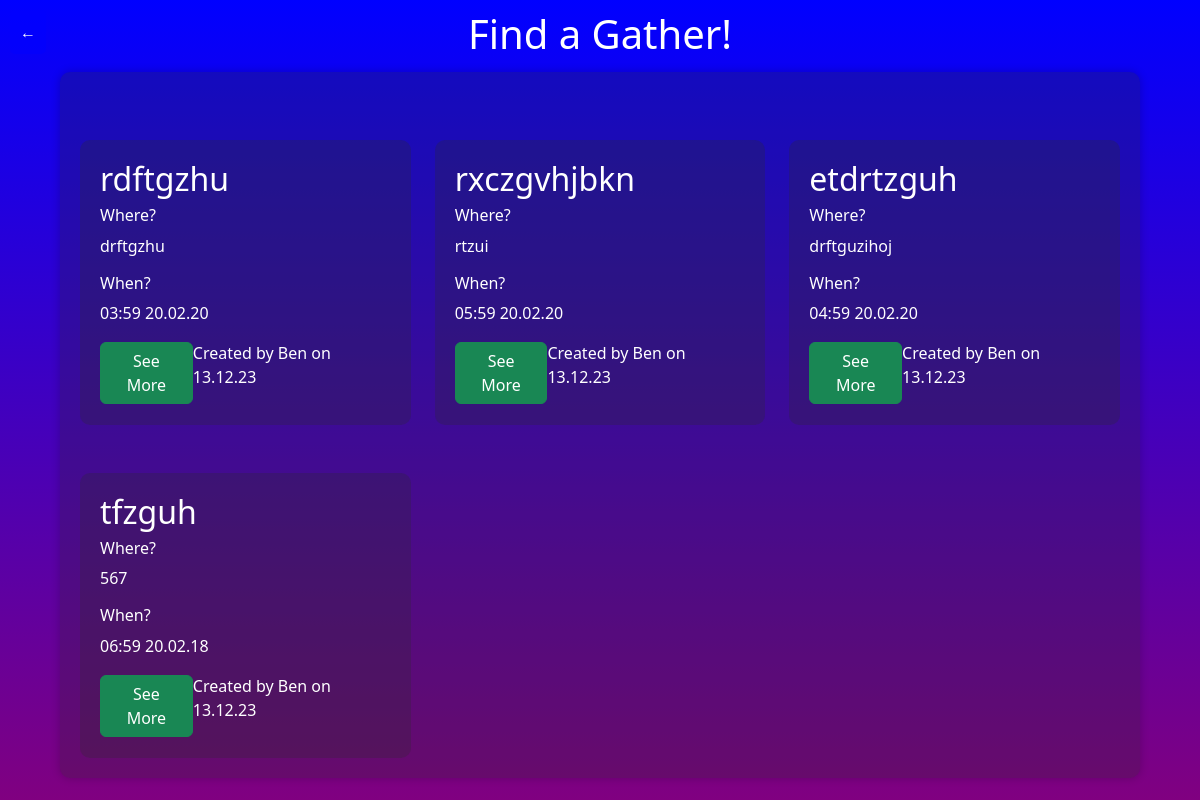
Screenshot of /anzeigen with the database file from the repository.
### website/models.py (models this page shows)
class Gather(db.Model, UserMixin):
    id = db.Column(db.Integer, primary_key = True)
    name = db.Column(db.String(150))
    description = db.Column(db.String(1000))
    location = db.Column(db.String(1000))
    Date = db.Column(db.Date)
    Time = db.Column(db.Time)
    createdAt = db.Column(db.DateTime(),default=datetime.utcnow)
    user_id = db.Column(db.Integer, db.ForeignKey('user.id'))
    Host = db.Column(db.String(20))
    users = db.relationship('User', secondary=user_gather_association, back_populates='Gathers')
    markers = db.relationship('Marker', back_populates='gather')

### website/gather.py (the view)
@gather.route("/anzeigen", methods=['GET', 'POST'])
def start_page():
    Gathers = Gather.query.order_by(Gather.id).all()
    return render_template('gather_find.html', Gathers=Gathers)

### website/templates/gather_find.html (shortened to what this page needs)
<!DOCTYPE html>
<html lang="en">
<head>
    <link href="https://cdn.jsdelivr.net/npm/bootstrap@5.3.2/dist/css/bootstrap.min.css" rel="stylesheet">
</head>
<body>
    <a href="/explore" class="btn btn-primary back-button">&#8592;</a>
    <header>
        <h1>Find a Gather!</h1>
    </header>
    <div class="container">
        {% for Gather in Gathers %}
            {% if loop.index % 3 == 1 %}
                <div class="row mt-5">
            {% endif %}
            <div class="col-md-4">
                <div class="gather-info-container" style="background-color: rgba(43, 43, 43, 0.264); padding: 20px; border-radius: 10px;">
                    <div class="info-subcontainer">
                        <h2>{{ Gather.name }}</h2>
                    </div>
                    <div class="info-subcontainer">
                        <h6>Where?</h6>
                        <p>{{ Gather.location }}</p>
                    </div>
                    <div class="info-subcontainer">
                        <h6>When?</h6>
                        <p>{{ Gather.Time.strftime('%H:%M') }} {{ Gather.Date.strftime('%d.%m.%y') }}</p>
                    </div>
                    <div style="display: flex; justify-content: space-between; align-items: center;">
                        <form action="/extendedGather" method="POST">
                            <button type="submit" class="btn btn-success">See More</button>
                        </form>
                        <div>
                            <p>Created by {{ Gather.Host }} on <span class="msg-date">{{Gather.createdAt.strftime('%d.%m.%y')}}</span> </p>
                        </div>
                    </div>
                </div>
            </div>
            {% if loop.index % 3 == 0 or loop.last %}
                </div>
            {% endif %}
        {% endfor %}
    </div>
</body>
</html>

### website/templates/gather_find.html (style rules this page uses)
body { margin: 0; font-family: 'Segoe UI', Tahoma, Geneva, Verdana, sans-serif; color: #ffffff; display: flex; flex-direction: column; min-height: 100vh; background: linear-gradient(blue, purple); }
.container { background-color: rgba(43, 43, 43, 0.264); border-radius: 10px; padding: 20px; box-shadow: 0 0 10px rgba(0, 0, 0, 0.2); max-width: 90%; margin: auto; margin-top: 6%; }
.back-button { position: absolute; top: 10px; left: 10px; color: white; background: rgba(0, 0, 255, 0.5); border: none; padding: 10px; border-radius: 5px; z-index: 400; }
header { position: fixed; width: 100%; background-color: rgba(0, 0, 0, 0.0); color: white; text-align: center; padding: 10px 0; z-index: 10; }

### rows the page displays
Gather: name "rdftgzhu", location "drftgzhu", Time "03:59", Date "20.02.20", Host "Ben", createdAt "13.12.23"
Gather: name "rxczgvhjbkn", location "rtzui", Time "05:59", Date "20.02.20", Host "Ben", createdAt "13.12.23"
Gather: name "etdrtzguh", location "drftguzihoj", Time "04:59", Date "20.02.20", Host "Ben", createdAt "13.12.23"
Gather: name "tfzguh", location "567", Time "06:59", Date "20.02.18", Host "Ben", createdAt "13.12.23"
